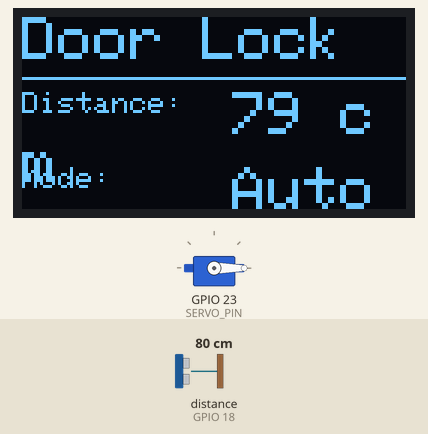
The sketch below on a simulated ESP32. Shown: servo, 128×64 one-colour display. Wiring (inferred from the names in the program): ultrasonic range finder: trigger GPIO 19; echo GPIO 18. The test bench sets the inputs (shaded band); at power-on: distance to the obstacle (sensor on GPIO 18) 80 cm. The echo pulse lasts 58.3 µs per cm; WiFi joins after 1.5 s; servers stay silent unless stated; the display library's start-up logo is not drawn; network time is answered at once with the bench clock; the local clock reads 2024-03-15 10:24:30 at power-on unless the sketch sets it; no MQTT or app messages arrive unless stated; what the sketch prints to the serial monitor is not drawn.

Above: at 4.8 s.
4.9 s: distance to the obstacle (sensor on GPIO 18) set to 8 cm
At 6.5 s:
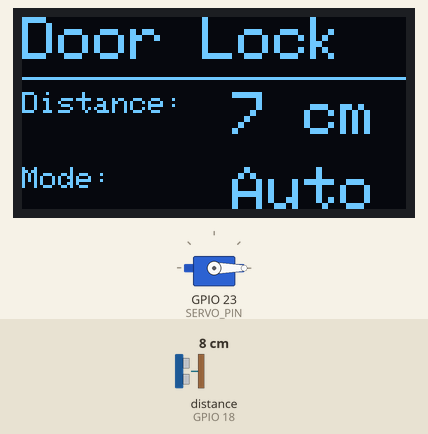
7.2 s: distance to the obstacle (sensor on GPIO 18) set to 5 cm
At 8.8 s:
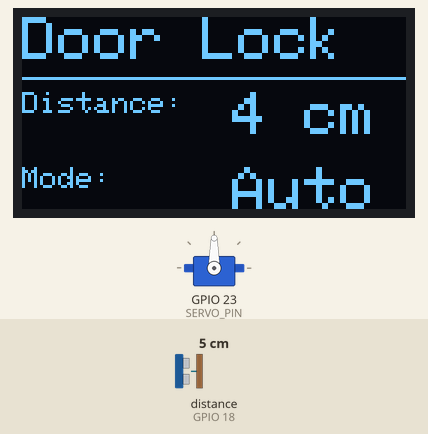
13.3 s: distance to the obstacle (sensor on GPIO 18) set to 2 cm
At 16.9 s:
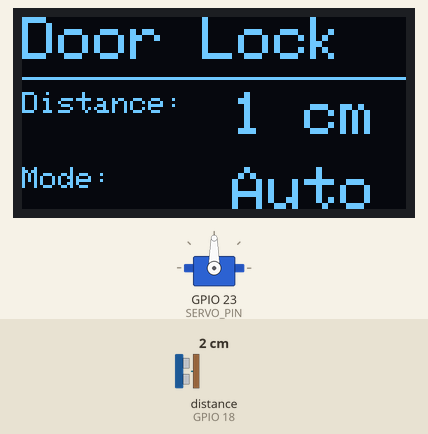
Timing chart, 0 to 18.3 s (numbered marks = the images above; inputs shaded):
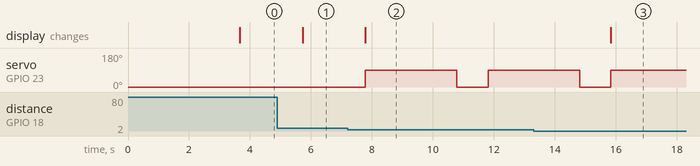

Measured:
- the behaviour switches between 7 and 6 cm on distance to the obstacle (sensor on GPIO 18) (found by bisection; images 1 and 2)
- after the input at 4.9 s, the display: changes after 0.83 s (image 1)
- after the input at 7.2 s, servo on GPIO 23 (SERVO_PIN): 0° → 90° after 0.58 s, → 0° 3.0 s later, → 90° 1.0 s later; the display: changes after 0.58 s (image 2)
- after the input at 13.3 s, the display: changes after 2.5 s (image 3)

The sketch:

main.ino
```cpp
#include <Wire.h>
#include <Adafruit_GFX.h>
#include <Adafruit_SSD1306.h>
#include <ESP32Servo.h>
#include <WiFiClientSecure.h>
#include <PubSubClient.h>
#include <ArduinoJson.h>
#include "WiFi.h"
#include "secrets.h"
#include <NTPClient.h>
#include <WiFiUdp.h>

// Pines del sensor ultrasónico HC-SR04
#define TRIG_PIN 19
#define ECHO_PIN 18

// Pines del servo motor
Servo servo;
#define SERVO_PIN 23

// Buzzer
#define BUZZER_PIN 32

// Display OLED
#define SCREEN_WIDTH 128
#define SCREEN_HEIGHT 64
#define OLED_RESET -1
Adafruit_SSD1306 display(SCREEN_WIDTH, SCREEN_HEIGHT, &Wire, OLED_RESET);

// Variables
long duration;
int distance;
int thresholdDistance = 5; // Umbral de distancia en cm
bool doorLocked = true;
int closedAngle = 0;   // Ajusta este valor según la calibración
int openedAngle = 90;  // Ajusta este valor según la calibración

// Modos
enum Mode { AUTOMATIC, SECURE };
Mode currentMode = AUTOMATIC;

// AWS IoT
WiFiClientSecure net;
PubSubClient client(net);

#define AWS_IOT_PUBLISH_TOPIC   "hcsr04data"
#define AWS_IOT_SUBSCRIBE_TOPIC "hcsr04/mode"

// NTP Client to get time
WiFiUDP ntpUDP;
NTPClient timeClient(ntpUDP, "pool.ntp.org", 0, 60000); // Actualiza cada minuto

void setup() {
  Serial.begin(115200);

  // Inicializar pines del sensor ultrasónico
  pinMode(TRIG_PIN, OUTPUT);
  pinMode(ECHO_PIN, INPUT);

  // Inicializar el buzzer
  pinMode(BUZZER_PIN, OUTPUT);

  // Inicializar el servo
  servo.attach(SERVO_PIN);
  lockDoor(); // Cerradura cerrada

  // Inicializar la pantalla OLED
  Wire.begin();
  if (!display.begin(SSD1306_SWITCHCAPVCC, 0x3C)) {
    Serial.println(F("SSD1306 allocation failed"));
    for (;;);
  }
  display.display();
  delay(2000);
  display.clearDisplay();

  // Conectar a AWS IoT
  connectAWS();

  // Inicializar NTP
  timeClient.begin();
}

void loop() {
  // Actualizar la hora
  timeClient.update();

  // Mantener la conexión con AWS IoT
  if (!client.connected()) {
    reconnectAWS();
  }
  client.loop();

  // Medir distancia
  digitalWrite(TRIG_PIN, LOW);
  delayMicroseconds(2);
  digitalWrite(TRIG_PIN, HIGH);
  delayMicroseconds(10);
  digitalWrite(TRIG_PIN, LOW);

  duration = pulseIn(ECHO_PIN, HIGH);
  distance = duration * 0.034 / 2;

  // Depuración: Imprimir distancia en el serial monitor
  Serial.print("Distance: ");
  Serial.println(distance);

  // Actualizar display
  updateDisplay();

  // Verificar si la distancia es menor al umbral
  if (distance <= thresholdDistance) {
    if (currentMode == AUTOMATIC) {
      servo.attach(SERVO_PIN);
      unlockDoor();
      delay(3000); // Esperar 3 segundos antes de cerrar la puerta
      lockDoor();
    } else if (currentMode == SECURE) {
      servo.detach();
      tone(BUZZER_PIN, 2500, 500);  // Emitir tono de 2500Hz durante 0.5 segundos
    }
  } else {
    noTone(BUZZER_PIN);
  }

  // Publicar datos en AWS IoT
  publishMessage();

  delay(1000); // Retraso de 1 segundo entre lecturas
}

void lockDoor() {
  if (currentMode == AUTOMATIC) {
    servo.write(closedAngle); // Posición de cerradura cerrada
  }
  doorLocked = true;
  Serial.println("Door locked");
}

void unlockDoor() {
  if (currentMode == AUTOMATIC) {
    servo.write(openedAngle); // Posición de cerradura abierta
  }
  doorLocked = false;
  Serial.println("Door unlocked");
}

void updateDisplay() {
  display.clearDisplay();

  // Header
  display.setTextSize(2);
  display.setTextColor(SSD1306_WHITE);
  display.setCursor(0, 0);
  display.print("Door Lock");

  // Separator line
  display.drawLine(0, 20, SCREEN_WIDTH, 20, SSD1306_WHITE);

  // Distance
  display.setTextSize(1);
  display.setCursor(0, 25);
  display.print("Distance: ");
  display.setTextSize(2);
  display.setCursor(70, 25);
  display.print(distance);
  display.print(" cm");

  // Mode
  display.setTextSize(1);
  display.setCursor(0, 50);
  display.print("Mode: ");
  display.setTextSize(2);
  display.setCursor(70, 50);
  display.print(currentMode == AUTOMATIC ? "Auto" : "Secure");

  display.display();
}


void connectAWS() {
  WiFi.mode(WIFI_STA);
  WiFi.begin(WIFI_SSID, WIFI_PASSWORD);

  Serial.println("Connecting to Wi-Fi");

  while (WiFi.status() != WL_CONNECTED) {
    delay(500);
    Serial.print(".");
  }

  // Configure WiFiClientSecure to use the AWS IoT device credentials
  net.setCACert(AWS_CERT_CA);
  net.setCertificate(AWS_CERT_CRT);
  net.setPrivateKey(AWS_CERT_PRIVATE);

  // Connect to the MQTT broker on the AWS endpoint we defined earlier
  client.setServer(AWS_IOT_ENDPOINT, 8883);
  client.setCallback(messageReceived);

  Serial.println("Connecting to AWS IoT");

  while (!client.connect(THINGNAME)) {
    Serial.print(".");
    delay(100);
  }

  if (!client.connected()) {
    Serial.println("AWS IoT Timeout!");
    return;
  }

  Serial.println("AWS IoT Connected!");
  client.subscribe(AWS_IOT_SUBSCRIBE_TOPIC);
}

void reconnectAWS() {
  while (!client.connected()) {
    Serial.print("Attempting MQTT connection...");
    if (client.connect(THINGNAME)) {
      Serial.println("connected");
      client.subscribe(AWS_IOT_SUBSCRIBE_TOPIC);
    } else {
      Serial.print("failed, rc=");
      Serial.print(client.state());
      Serial.println(" try again in 5 seconds");
      delay(5000);
    }
  }
}

void publishMessage() {
  StaticJsonDocument<200> doc;
  doc["distance"] = distance;
  doc["doorLocked"] = doorLocked;
  doc["timestamp"] = timeClient.getEpochTime(); // Añadir timestamp
  doc["mode"] = currentMode == AUTOMATIC ? "Automatic" : "Secure";
  char jsonBuffer[512];
  serializeJson(doc, jsonBuffer);

  client.publish(AWS_IOT_PUBLISH_TOPIC, jsonBuffer);
}

void messageReceived(char* topic, byte* payload, unsigned int length) {
  char message[length + 1];
  memcpy(message, payload, length);
  message[length] = '\0';

  StaticJsonDocument<200> doc;
  deserializeJson(doc, message);
  const char* mode = doc["mode"];

  if (strcmp(mode, "Automatic") == 0) {
    currentMode = AUTOMATIC;
  } else if (strcmp(mode, "Secure") == 0) {
    currentMode = SECURE;
  }

  Serial.print("Mode changed to: ");
  Serial.println(mode);
}
```

secrets.h
```cpp
#include <pgmspace.h>

#define SECRET
#define THINGNAME "ESP32_HCSR04"

const char WIFI_SSID[] = "iPhone de Daniel";
const char WIFI_PASSWORD[] = "12345678";
const char AWS_IOT_ENDPOINT[] = "a3uo8wcrn4x1hp-ats.iot.us-east-1.amazonaws.com";

// Amazon Root CA 1
static const char AWS_CERT_CA[] PROGMEM = R"EOF(
-----BEGIN CERTIFICATE-----
MIIDQTCCAimgAwIBAgITBmyfz5m/jAo54vB4ikPmljZbyjANBgkqhkiG9w0BAQsF
ADA5MQswCQYDVQQGEwJVUzEPMA0GA1UEChMGQW1hem9uMRkwFwYDVQQDExBBbWF6
b24gUm9vdCBDQSAxMB4XDTE1MDUyNjAwMDAwMFoXDTM4MDExNzAwMDAwMFowOTEL
MAkGA1UEBhMCVVMxDzANBgNVBAoTBkFtYXpvbjEZMBcGA1UEAxMQQW1hem9uIFJv
b3QgQ0EgMTCCASIwDQYJKoZIhvcNAQEBBQADggEPADCCAQoCggEBALJ4gHHKeNXj
ca9HgFB0fW7Y14h29Jlo91ghYPl0hAEvrAIthtOgQ3pOsqTQNroBvo3bSMgHFzZM
9O6II8c+6zf1tRn4SWiw3te5djgdYZ6k/oI2peVKVuRF4fn9tBb6dNqcmzU5L/qw
IFAGbHrQgLKm+a/sRxmPUDgH3KKHOVj4utWp+UhnMJbulHheb4mjUcAwhmahRWa6
VOujw5H5SNz/0egwLX0tdHA114gk957EWW67c4cX8jJGKLhD+rcdqsq08p8kDi1L
93FcXmn/6pUCyziKrlA4b9v7LWIbxcceVOF34GfID5yHI9Y/QCB/IIDEgEw+OyQm
jgSubJrIqg0CAwEAAaNCMEAwDwYDVR0TAQH/BAUwAwEB/zAOBgNVHQ8BAf8EBAMC
AYYwHQYDVR0OBBYEFIQYzIU07LwMlJQuCFmcx7IQTgoIMA0GCSqGSIb3DQEBCwUA
A4IBAQCY8jdaQZChGsV2USggNiMOruYou6r4lK5IpDB/G/wkjUu0yKGX9rbxenDI
U5PMCCjjmCXPI6T53iHTfIUJrU6adTrCC2qJeHZERxhlbI1Bjjt/msv0tadQ1wUs
N+gDS63pYaACbvXy8MWy7Vu33PqUXHeeE6V/Uq2V8viTO96LXFvKWlJbYK8U90vv
o/ufQJVtMVT8QtPHRh8jrdkPSHCa2XV4cdFyQzR1bldZwgJcJmApzyMZFo6IQ6XU
5MsI+yMRQ+hDKXJioaldXgjUkK642M4UwtBV8ob2xJNDd2ZhwLnoQdeXeGADbkpy
rqXRfboQnoZsG4q5WTP468SQvvG5
-----END CERTIFICATE-----
)EOF";

// Device Certificate
static const char AWS_CERT_CRT[] PROGMEM = R"KEY(
-----BEGIN CERTIFICATE-----
MIIDWjCCAkKgAwIBAgIVAIOkFOAHbi90jlopqBr3YH3ZpVTXMA0GCSqGSIb3DQEB
CwUAME0xSzBJBgNVBAsMQkFtYXpvbiBXZWIgU2VydmljZXMgTz1BbWF6b24uY29t
IEluYy4gTD1TZWF0dGxlIFNUPVdhc2hpbmd0b24gQz1VUzAeFw0yNDA3MTQwMzEy
MjdaFw00OTEyMzEyMzU5NTlaMB4xHDAaBgNVBAMME0FXUyBJb1QgQ2VydGlmaWNh
dGUwggEiMA0GCSqGSIb3DQEBAQUAA4IBDwAwggEKAoIBAQCYcavIN/qvi+4U52Tg
Z3mvg5NhmS/5qHrvx12G/rASlICv3541S0uDIpK7fQa85pDneB1urRGE90OyotWc
ZWa7Q2eBM4Dz7VrKulQNasD1EDXgVtpfDkINGUHjOq4EKE8y5ToVnKTg9LDK79Sr
SlNvkNKRoc7WTZ3SEtsV4ENugK4tG5D9TugeFIAzM3YBU91UOUdQfbslOGfBtepK
qK1jWFWQpSEI4rwbfe2+xafvAizl6ob9EXfctatI6Q8xJ/ZutrxZN2xrb1Cwk4ew
promj8RT0YrzWNsZwEaH0Rqrt0z/sGWa4xN59ZJYbV4VS5JF+Ivc2QJ/VNvSddmE
dogvAgMBAAGjYDBeMB8GA1UdIwQYMBaAFKJaLKmgwU0mpSSJEn8l2iaUm6HnMB0G
A1UdDgQWBBSoHOJX7bdXr2qkYjVvI+SR3ef2ozAMBgNVHRMBAf8EAjAAMA4GA1Ud
DwEB/wQEAwIHgDANBgkqhkiG9w0BAQsFAAOCAQEASr4GCHx+whYHgKtA33ieqisP
87tdfAF3+aaX5dg/WAbabmG9ndbjKyea2wWeHNccWBzZoaCT/m6XHYXNJlYzzBhK
OB/hzhZW6I0ZhXc+gFqyo5xRn1QbrMYZas8g4ZsUTdUNBWEgT86PxqFKVHDD7Q9c
VU+I32gdu5KIY1raej0a/j/yRWnFzhedzz5ih9LLfWAWsZbC4hHz8qcYMRnsmMRk
UbkdrLbS4RjeYO0dLqVOmBk4ujsVGWdyeHySk5a5t7cHedEiphAW++W28IQvQVD8
es9QaT5bDQM8wHAokj6Vgt9tKddQlo1gNyNsMKaHI42CBcKVRxzxWSKhk11mvw==
-----END CERTIFICATE-----
)KEY";

// Device Private Key
static const char AWS_CERT_PRIVATE[] PROGMEM = R"KEY(
-----BEGIN RSA PRIVATE KEY-----
MIIEowIBAAKCAQEAmHGryDf6r4vuFOdk4Gd5r4OTYZkv+ah678ddhv6wEpSAr9+e
NUtLgyKSu30GvOaQ53gdbq0RhPdDsqLVnGVmu0NngTOA8+1ayrpUDWrA9RA14Fba
Xw5CDRlB4zquBChPMuU6FZyk4PSwyu/Uq0pTb5DSkaHO1k2d0hLbFeBDboCuLRuQ
/U7oHhSAMzN2AVPdVDlHUH27JThnwbXqSqitY1hVkKUhCOK8G33tvsWn7wIs5eqG
/RF33LWrSOkPMSf2bra8WTdsa29QsJOHsKa6Jo/EU9GK81jbGcBGh9Eaq7dM/7Bl
muMTefWSWG1eFUuSRfiL3NkCf1Tb0nXZhHaILwIDAQABAoIBAF09CShItNcx6sh2
TsjCATdMbpQ/MYytc6O8eIPcuqxij+MCDq3iA6mNN9ncuoZHL1GjsbzDtfdxlMJp
veUOUCsxKtlnOvP2tJVSKZ6bMLGy3ID+HkoNWnDQhfAJL+3zCZ3DfidBy8abYpZ8
4cJyj12pYmEYan3As0qNpdpXdGbc8/1XLxhEaWge7vbt0LwqGmtQfWTvQLWL/HwU
PquBVQ7M9ebgS/gJxK9Vy3oWru+6E1o0v+OGpP43nkYJfbyNd9nNhLMVi2T+lUlK
zpfgA89N/7w2W3cNWm/UIZ1+x5dsghvBa3MKdjcjC3eVZxpSl08nw82+hgIWlxqJ
/U9V8YECgYEAyFnYyFQ284JkDtv6uutywmGzdyNDi7XDfXWW5aUlNFI0aoW+91lD
8MMxu9LYeFz0vHYk1L52qydaGpnjtLfiS1PP542i759DtLLuBy0eebmub/paXDbv
FjsaIhC14mjDT6LBFvqzMXNZNzgJbGpKRkDdoVSxzs+3T68fQNqoR5ECgYEAwsla
qrlEf2Xpd9FNegGaWdVbEdJa0rJvTr7Evs3tiavWDGGxCKcGjxl9Jj9l79evdcYk
0UgXfPJ8dzqbkUHxnkkUq8OR1yOGt/cA+/ZSJYD5PzvrrQ2/XYb1H18DevLw9ydQ
5jcAIPY6PchTmk0chNlzzG25LOMCx63rlWkTc78CgYBCXOBdmueIyUvzUBJBD/Q3
Rr13XQrmoBJc4DJXZthn+EK8dgjHTZ4fhchXeoORetjmBAw3G8+a6bIC1a6DEdW3
Nc/L1zJ9RLfchtgpMFzD3SlWlgqQOPIA3xrM5dQZZrIrErH6tpfcbWTD0Z/tdVec
5aeD5NXwtwT1NACaLtNGwQKBgQC/aD3AJe45glu5ceNAUPLr88xZ5ut4v/7A0pVj
KdiRwFnGMPlWF0tKszFXtFTnKnswsFTdkooCLgZA40abpsFXWVkGsFdPoYlwnThK
X/K5B9PlX2xn0WqK7WNSQHubBb/kHq5QixuFSHBS5dfBeKTdpxEzgV7FzQ2eSjmF
yItk4QKBgGUr2lgIaORxR9dbVXhC9+Xyc3+k3WebZUb70Esf68foVYvbk/F8MuUK
2qDCVunaqOfTJaQqfMOHNBHC+sDcJ5SxC+u7noWCR/mGmiQ04Rv4XZrZeqC8+zuV
Indut1SC2hAXErDXv6ecNXE+NdC7AwK9tW0eVMKigWbrIfbFV5qY
-----END RSA PRIVATE KEY-----
)KEY";
```
